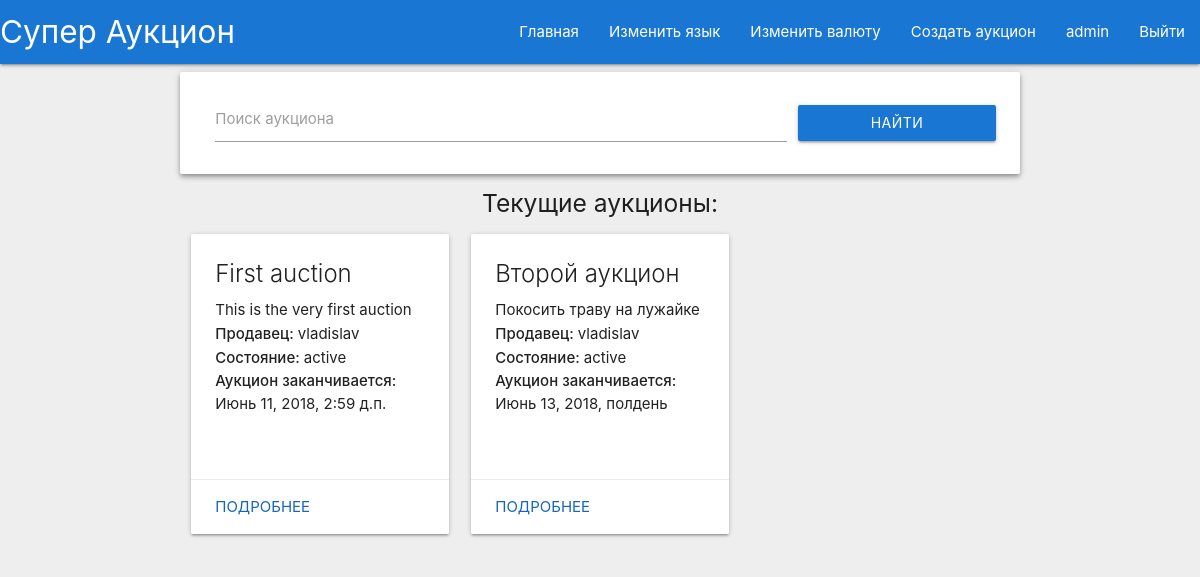
Screenshot of /browse/ (signed in) with the database file from the repository.
### AuctionApp/models.py (models this page shows, shortened)
class Auction(models.Model):
    title = models.CharField(max_length=100)
    description = models.CharField(max_length=1000)
    seller = models.CharField(max_length=100)
    minimum_price = models.FloatField()
    deadline = models.DateTimeField()
    state = models.CharField(max_length=50)

### AuctionApp/views.py (the view)
# urls.py: url(r'^browse/(?P<id>[0-9]+)/', browse_auction),
def browse(request):
    if request.method == 'POST':
        search_word = request.POST.get('search')
        auctions = models.Auction.objects.filter(title__contains=search_word)
    else:
        auctions = models.Auction.objects.all()
    return render(request, 'browse.html', {'auctions': auctions})

### templates/browse.html (shortened to what this page needs)
{%  extends "base.html" %}
{% load i18n %}
{% block content %}
    <div class="search-form card-panel z-depth-2">
        <form method="post" action="/browse/" class="row valign-wrapper">
            <div class="input-field col s9">
                <input id="search-input" type="text" name="search" value="">
                <label for="search-input">{% trans "Search for auctions" %}</label>
            </div>
            <button type="submit" value="Submit" class="btn waves-effect waves-light blue darken-2 col s3">
                {% trans 'Search' %}
            </button>
        </form>
    </div>
    <h5 class="center-align">{% trans 'Current auctions: ' %}</h5>
    <div class="auction-list row">
        {% for auction in auctions %}
            {% if auction.state == 'active' %}
                <div class="col s12 m4">
                    <div class="card small hoverable">
                        <div class="card-content">
                            <span class="card-title grey-text text-darken-4">
                                {{ auction.title }}
                            </span>
                            <p>{{ auction.description }}</p>
                            <p><strong>{% trans "Seller: " %}</strong>{{ auction.seller }}</p>
                            <p><strong>{% trans "State: " %}</strong>{{ auction.state }}</p>
                            <span><strong>{% trans 'Auction deadline: ' %}</strong>{{ auction.deadline }}</span>
                        </div>
                        <div class="card-action">
                            <a class="blue-text text-darken-3" href="/browse/{{ auction.id }}/">{% trans 'Details' %}</a>
                        </div>
                    </div>
                </div>
            {% endif %}
        {% endfor %}
    </div>
{%  endblock %}

### templates/base.html (shortened to what this page needs)
<!doctype html>
{% load i18n %}
{% load static %}
<html>
    <head>
        <link rel="stylesheet" href="{% static 'Auction/libs/materialize/materialize.css' %}" />
        <link rel="stylesheet" type="text/css" href="{% static 'Auction/styles.css' %}" />
    </head>
    <body class="grey lighten-3">
        <header>
            <nav class="blue darken-2">
                <div class="nav-wrapper">
                    <a href="/browse/" class="brand-logo">{% trans "Yet Another Auction Site" %}</a>
                    <ul id="nav-mobile" class="right hide-on-med-and-down">
                        <li><a href="/browse/">{% trans "Home" %}</a></li>
                        <li><a href="/language/">{% trans "Change Language" %}</a></li>
                        <li><a href="/currency/">{% trans "Change Currency" %}</a></li>
                        {% if user.is_authenticated %}
                            <li><a href="/create/">{% trans "Create Auction" %}</a></li>
                            <li><a href="/profile/">{{ user.username }}</a></li>
                            <li><a href="/logout/">{% trans "Logout" %}</a></li>
                        {% else %}
                            <li><a href="/login/">{% trans "Log in" %}</a></li>
                        {% endif %}
                    </ul>
                </div>
            </nav>
        </header>
        <div class="container">
            {% block content %}
            {% endblock %}
        </div>
    </body>
</html>

### AuctionApp/static/Auction/styles.css (style rules this page uses)
.search-form form { margin-bottom: 0; }
.search-form .input-field { margin-top: 0; margin-bottom: 0; }
.auction-list .card p { line-height: 24px; }

### rows the page displays
Auction: title "First auction", description "This is the very first auction", seller "vladislav", state "active", deadline "Июнь 11, 2018, 2:59 д.п."
Auction: title "Второй аукцион", description "Покосить траву на лужайке", seller "vladislav", state "active", deadline "Июнь 13, 2018, полдень"

### other values shown
{{ user.username }} "admin"
